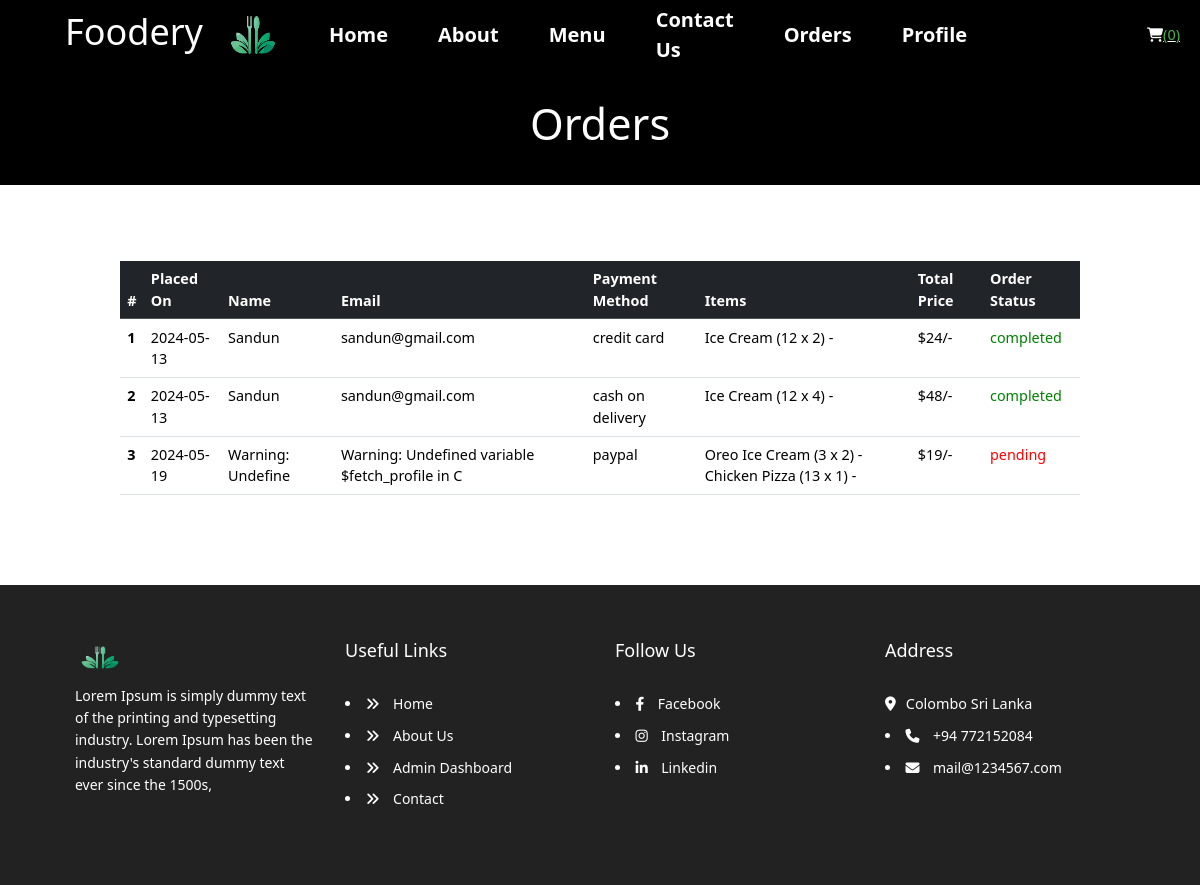
/User/orders.php (signed in), run on the app's committed database.
### tables this page shows
CREATE TABLE `orders` (
  `id` int(100) NOT NULL,
  `user_id` int(100) NOT NULL,
  `name` varchar(20) NOT NULL,
  `number` varchar(10) NOT NULL,
  `email` varchar(50) NOT NULL,
  `method` varchar(50) NOT NULL,
  `address` varchar(500) NOT NULL,
  `total_products` varchar(1000) NOT NULL,
  `total_price` int(100) NOT NULL,
  `placed_on` date NOT NULL DEFAULT current_timestamp(),
  `payment_status` varchar(20) NOT NULL DEFAULT 'pending'
);

### User/orders.php (the view, shortened to what this page needs)
<!DOCTYPE html>
<html lang="en">
<head>
   <link rel="stylesheet" href="https://cdnjs.cloudflare.com/ajax/libs/font-awesome/6.1.1/css/all.min.css">
   <link href="https://cdn.jsdelivr.net/npm/bootstrap@5.3.3/dist/css/bootstrap.min.css" rel="stylesheet">
   <link rel="stylesheet" href="css/style.css">
</head>
<body>
<?php include 'components/user_header.php'; ?>
<div class="heading">
   <h3>Orders</h3>
</div>
<section class="orders">
   <div class="box-container">
   <table class="table table-hover">
  <thead>
    <tr class="table-dark">
      <th scope="col">#</th>
      <th scope="col">Placed On</th>
      <th scope="col">Name</th>
      <th scope="col">Email</th>
      <th scope="col">Payment Method</th>
      <th scope="col">Items</th>
      <th scope="col">Total Price</th>
      <th scope="col">Order Status</th>
    </tr>
  </thead>
  <tbody>
   <?php
   $con_num= 0;
      if($user_id == ''){
         echo '<p class="empty">please login to see your orders</p>';
      }else{
         $select_orders = $conn->prepare("SELECT * FROM `orders` WHERE user_id = ?");
         $select_orders->execute([$user_id]);
         if($select_orders->rowCount() > 0){
            while($fetch_orders = $select_orders->fetch(PDO::FETCH_ASSOC)){
               $con_num++;
   ?>
    <tr>
      <th scope="row"><?=$con_num?></th>
      <td><?= $fetch_orders['placed_on']; ?></td>
      <td><?= $fetch_orders['name']; ?></td>
      <td><?= $fetch_orders['email']; ?></td>
      <td><?= $fetch_orders['method']; ?></td>
      <td><?= $fetch_orders['total_products']; ?></td>
      <td>$<?= $fetch_orders['total_price']; ?>/-</td>
      <td><span style="color:<?php if($fetch_orders['payment_status'] == 'pending'){ echo 'red'; }else{ echo 'green'; }; ?>"><?= $fetch_orders['payment_status']; ?></span></td>
    </tr>
   <?php
      }
      }else{
         echo '<p class="empty">no orders placed yet!</p>';
      }
      }
   ?>
</tbody>
</table>
   </div>
</section>
<?php include 'components/footer.php'; ?>
</body>
</html>

### User/css/style.css (style rules this page uses)
body { margin: 0px; padding: 0px; }
span { color: #4CAF50; }

### User/orders.php (style rules this page uses)
html { font-size: 90%; }
.heading { display: flex; align-items: center; justify-content: center; flex-direction: column; background-color: black; min-height: 8rem; padding: 1rem; }
.heading h3 { font-size: 3rem; color: #fff; text-transform: capitalize; }
.orders { display: flex; align-items: center; justify-content: center; height: 50vh; }
.box-container { width: 80%; margin: 50px; }

### User/components/user_header.php (style rules this page uses)
body { margin: 0px; padding: 0px; }

### data on the page
orders: placed_on "2024-05-13", name "Sandun", email "sandun@gmail.com", method "credit card", total_products "Ice Cream (12 x 2) -", total_price "24", payment_status "completed"
orders: placed_on "2024-05-13", name "Sandun", email "sandun@gmail.com", method "cash on delivery", total_products "Ice Cream (12 x 4) -", total_price "48", payment_status "completed"
orders: placed_on "2024-05-19", name "Warning: Undefine", email "Warning: Undefined variable $fetch_profile in C", method "paypal", total_products "Oreo Ice Cream (3 x 2) - Chicken Pizza (13 x 1) -", total_price "19", payment_status "pending"

### other printed values
$total_cart_items "0"
